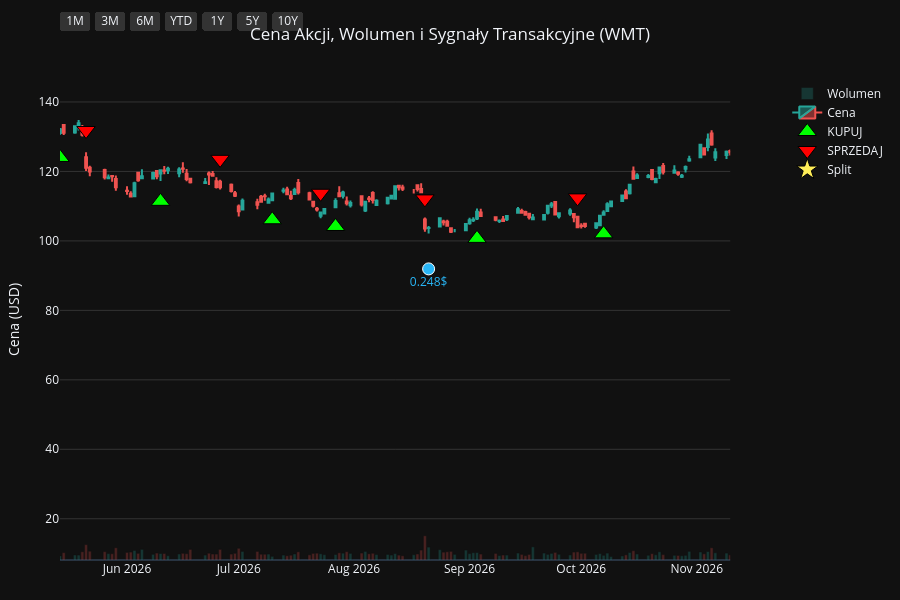
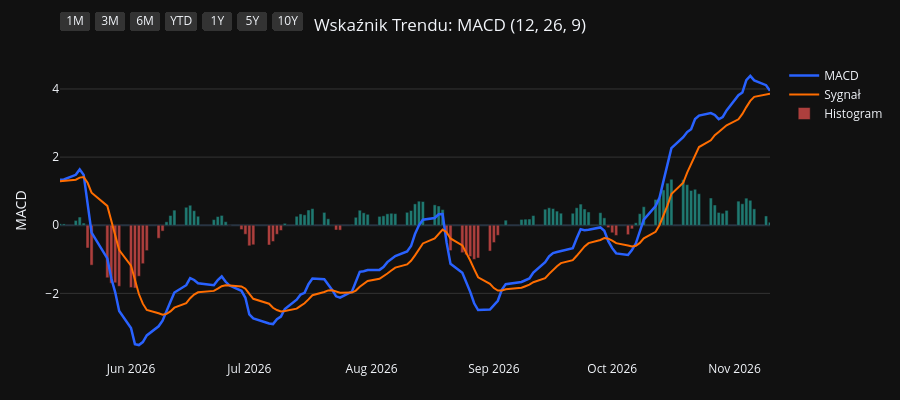
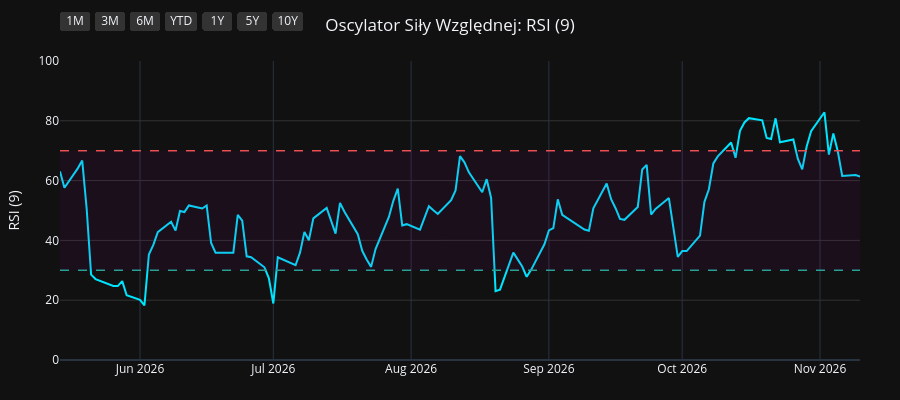
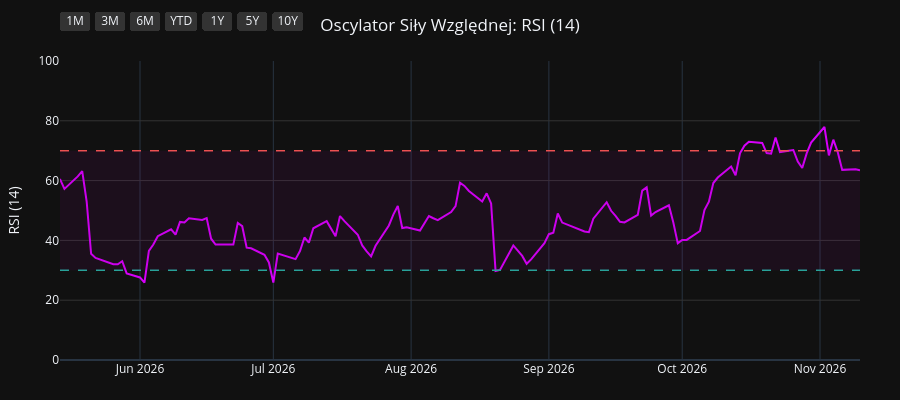

Here is the notebook cell these charts were saved with, in order:
### Code cell
import os
import yfinance as yf
import pandas as pd
import pandas_ta as ta
import plotly.graph_objects as go
from plotly.subplots import make_subplots

# 1. Pobranie i przygotowanie danych
symbol = os.environ.get("STOCK_TICKER", "").strip().upper()
if not symbol:
    raise RuntimeError("Set STOCK_TICKER before running price_extractor.ipynb")
df = yf.Ticker(symbol).history(period="10y")
df.index = df.index.tz_localize(None)

# Wskaźniki i sygnały
df.ta.macd(fast=12, slow=26, signal=9, append=True)
df.ta.rsi(length=9, append=True)
df.ta.rsi(length=14, append=True)
df.ta.rsi(length=21, append=True)
df.dropna(inplace=True)

macd = df['MACD_12_26_9']
signal = df['MACDs_12_26_9']
wczorajszy_macd = macd.shift(1)
wczorajszy_signal = signal.shift(1)

df['Decyzja'] = 'BRAK'
df.loc[(macd > signal) & (wczorajszy_macd <= wczorajszy_signal), 'Decyzja'] = 'KUPUJ'
df.loc[(macd < signal) & (wczorajszy_macd >= wczorajszy_signal), 'Decyzja'] = 'SPRZEDAJ'

df_kupuj = df[df['Decyzja'] == 'KUPUJ']
df_sprzedaj = df[df['Decyzja'] == 'SPRZEDAJ']
df_dywidendy = df[df['Dividends'] > 0]
df_splity = df[df['Stock Splits'] > 0]

# Wspólna konfiguracja osi X
konfiguracja_osi_x = dict(
    type="date",
    showspikes=True, spikemode="across", spikesnap="cursor", spikedash="dot", spikecolor="#ffffff", spikethickness=1, hoverformat="%Y-%m-%d",
    rangeselector=dict(
        buttons=list([
            dict(count=1, label="1M", step="month", stepmode="backward"),
            dict(count=3, label="3M", step="month", stepmode="backward"),
            dict(count=6, label="6M", step="month", stepmode="backward"),
            dict(count=1, label="YTD", step="year", stepmode="todate"),
            dict(count=1, label="1Y", step="year", stepmode="backward"),
            dict(count=5, label="5Y", step="year", stepmode="backward"),
            dict(step="all", label="10Y")
        ]),
        bgcolor="#333333", activecolor="#2962ff", x=0, y=1.1
    )
)

# ==========================================
# WYKRES 1: CENA + WOLUMEN + SYGNAŁY
# ==========================================
fig1 = make_subplots(specs=[[{"secondary_y": True}]])

kolory_wolumenu = ['#26a69a' if row['Close'] >= row['Open'] else '#ef5350' for index, row in df.iterrows()]
fig1.add_trace(go.Bar(x=df.index, y=df['Volume'], marker_color=kolory_wolumenu, opacity=0.25, name='Wolumen'), secondary_y=True)
fig1.add_trace(go.Candlestick(x=df.index, open=df['Open'], high=df['High'], low=df['Low'], close=df['Close'], name='Cena', increasing_line_color='#26a69a', decreasing_line_color='#ef5350'), secondary_y=False)
fig1.add_trace(go.Scatter(x=df_kupuj.index, y=df_kupuj['Low'] * 0.95, customdata=df_kupuj[['Low', 'High']], mode='markers', marker=dict(symbol='triangle-up', size=16, color='#00ff00', line=dict(width=1, color='black')), name='KUPUJ', hovertemplate='KUPUJ<br>Najniższa: %{customdata[0]:.2f}<br>Najwyższa: %{customdata[1]:.2f}<extra></extra>'), secondary_y=False)
fig1.add_trace(go.Scatter(x=df_sprzedaj.index, y=df_sprzedaj['High'] * 1.05, customdata=df_sprzedaj[['Low', 'High']], mode='markers', marker=dict(symbol='triangle-down', size=16, color='#ff0000', line=dict(width=1, color='black')), name='SPRZEDAJ', hovertemplate='SPRZEDAJ<br>Najniższa: %{customdata[0]:.2f}<br>Najwyższa: %{customdata[1]:.2f}<extra></extra>'), secondary_y=False)

if not df_dywidendy.empty:
    fig1.add_trace(go.Scatter(x=df_dywidendy.index, y=df_dywidendy['Low'] * 0.90, mode='markers+text', marker=dict(symbol='circle', size=12, color='#29b6f6', line=dict(width=1, color='white')), text=df_dywidendy['Dividends'].apply(lambda x: f"{x}$"), textposition="bottom center", name='Dywidenda', showlegend=False, hovertemplate='Dywidenda: %{text}<extra></extra>', textfont=dict(color="#29b6f6")), secondary_y=False)
if not df_splity.empty:
                    fig1.add_trace(go.Scatter(x=df_splity.index, y=df_splity['High'], mode='markers+text', marker=dict(symbol='star', size=16, color='#ffee58', line=dict(width=1, color='black')), text=df_splity['Stock Splits'].apply(lambda x: f"{x:g}:1" if x >= 1 else f"1:{1 / x:g}"), textposition="top center", name='Split', hovertemplate='%{text}<extra></extra>', textfont=dict(color="#ffee58")), secondary_y=False)

fig1.update_layout(title=dict(text=f"Cena Akcji, Wolumen i Sygnały Transakcyjne ({symbol})", x=0.5, xanchor='center'), dragmode='pan', xaxis_rangeslider_visible=False, template='plotly_dark', height=600, hovermode='x unified', margin=dict(l=60, r=40, t=60, b=40))
fig1.update_xaxes(**konfiguracja_osi_x)
fig1.update_xaxes(range=[df.index.max() - pd.Timedelta(days=180), df.index.max()])
fig1.update_yaxes(title_text="Cena (USD)", secondary_y=False, gridcolor='#333333')
fig1.update_yaxes(range=[0, df['Volume'].max() * 4], showgrid=False, showticklabels=False, secondary_y=True)
fig1.show(config={'scrollZoom': True})

# ==========================================
# WYKRES 2: WSKAŹNIK MACD
# ==========================================
fig2 = go.Figure()
fig2.add_trace(go.Scatter(x=df.index, y=df['MACD_12_26_9'], line=dict(color='#2962ff', width=2.5), name='MACD'))
fig2.add_trace(go.Scatter(x=df.index, y=df['MACDs_12_26_9'], line=dict(color='#ff6d00', width=2), name='Sygnał'))
kolory_macd = ['#26a69a' if val >= 0 else '#ef5350' for val in df['MACDh_12_26_9']]
fig2.add_trace(go.Bar(x=df.index, y=df['MACDh_12_26_9'], marker_color=kolory_macd, name='Histogram', opacity=0.7))
fig2.update_layout(title=dict(text="Wskaźnik Trendu: MACD (12, 26, 9)", x=0.5, xanchor='center'), dragmode='pan', xaxis_rangeslider_visible=False, template='plotly_dark', height=400, hovermode='x unified', margin=dict(l=60, r=40, t=60, b=40))
fig2.update_xaxes(**konfiguracja_osi_x)
fig2.update_xaxes(range=[df.index.max() - pd.Timedelta(days=180), df.index.max()])
fig2.update_yaxes(title_text="MACD", gridcolor='#333333')
fig2.show(config={'scrollZoom': True})

# ==========================================
# WYKRES 3: OSCYLATOR RSI (9)
# ==========================================
fig3 = go.Figure()
fig3.add_trace(go.Scatter(x=df.index, y=df['RSI_9'], line=dict(color='#00e5ff', width=2), name='RSI (9)'))
fig3.add_hline(y=70, line_dash="dash", line_color="#ef5350", line_width=1.5)
fig3.add_hline(y=30, line_dash="dash", line_color="#26a69a", line_width=1.5)
fig3.add_hrect(y0=30, y1=70, line_width=0, fillcolor="purple", opacity=0.1)
fig3.update_layout(title=dict(text="Oscylator Siły Względnej: RSI (9)", x=0.5, xanchor='center'), dragmode='pan', xaxis_rangeslider_visible=False, template='plotly_dark', height=400, hovermode='x unified', margin=dict(l=60, r=40, t=60, b=40))
fig3.update_xaxes(**konfiguracja_osi_x)
fig3.update_xaxes(range=[df.index.max() - pd.Timedelta(days=180), df.index.max()])
fig3.update_yaxes(title_text="RSI (9)", range=[0, 100], gridcolor='#333333')
fig3.show(config={'scrollZoom': True})

# ==========================================
# WYKRES 4: OSCYLATOR RSI (14)
# ==========================================
fig4 = go.Figure()
fig4.add_trace(go.Scatter(x=df.index, y=df['RSI_14'], line=dict(color='#d500f9', width=2), name='RSI (14)'))
fig4.add_hline(y=70, line_dash="dash", line_color="#ef5350", line_width=1.5)
fig4.add_hline(y=30, line_dash="dash", line_color="#26a69a", line_width=1.5)
fig4.add_hrect(y0=30, y1=70, line_width=0, fillcolor="purple", opacity=0.1)
fig4.update_layout(title=dict(text="Oscylator Siły Względnej: RSI (14)", x=0.5, xanchor='center'), dragmode='pan', xaxis_rangeslider_visible=False, template='plotly_dark', height=400, hovermode='x unified', margin=dict(l=60, r=40, t=60, b=40))
fig4.update_xaxes(**konfiguracja_osi_x)
fig4.update_xaxes(range=[df.index.max() - pd.Timedelta(days=180), df.index.max()])
fig4.update_yaxes(title_text="RSI (14)", range=[0, 100], gridcolor='#333333')
fig4.show(config={'scrollZoom': True})

# ==========================================
# WYKRES 5: OSCYLATOR RSI (21)
# ==========================================
fig5 = go.Figure()
fig5.add_trace(go.Scatter(x=df.index, y=df['RSI_21'], line=dict(color='#64dd17', width=2), name='RSI (21)'))
fig5.add_hline(y=70, line_dash="dash", line_color="#ef5350", line_width=1.5)
fig5.add_hline(y=30, line_dash="dash", line_color="#26a69a", line_width=1.5)
fig5.add_hrect(y0=30, y1=70, line_width=0, fillcolor="purple", opacity=0.1)
fig5.update_layout(title=dict(text="Oscylator Siły Względnej: RSI (21)", x=0.5, xanchor='center'), dragmode='pan', xaxis_rangeslider_visible=False, template='plotly_dark', height=400, hovermode='x unified', margin=dict(l=60, r=40, t=60, b=40))
fig5.update_xaxes(**konfiguracja_osi_x)
fig5.update_xaxes(range=[df.index.max() - pd.Timedelta(days=180), df.index.max()])
fig5.update_yaxes(title_text="RSI (21)", range=[0, 100], gridcolor='#333333')
fig5.show(config={'scrollZoom': True})

### Figure 1 — Plotly figure (JSON) as saved in the notebook; plotly's stock layout.template omitted (floating-point values rounded to 4 significant figures; data arrays with more than 128 entries replaced by an {"elided": "..."} marker saying what was removed)
{"data": [{"marker": {"color": {"elided": "2479 str values"}}, "name": "Wolumen", "opacity": 0.25, "type": "bar", "x": {"elided": "2479 str values"}, "xaxis": "x", "y": {"elided": "2479 int values"}, "yaxis": "y2"}, {"close": {"elided": "2479 float values"}, "decreasing": {"line": {"color": "#ef5350"}}, "high": {"elided": "2479 float values"}, "increasing": {"line": {"color": "#26a69a"}}, "low": {"elided": "2479 float values"}, "name": "Cena", "open": {"elided": "2479 float values"}, "type": "candlestick", "x": {"elided": "2479 str values"}, "xaxis": "x", "yaxis": "y"}, {"customdata": {"elided": "96x2 float values"}, "hovertemplate": "KUPUJ<br>Najniższa: %{customdata[0]:.2f}<br>Najwyższa: %{customdata[1]:.2f}<extra></extra>", "marker": {"color": "#00ff00", "line": {"color": "black", "width": 1}, "size": 16, "symbol": "triangle-up"}, "mode": "markers", "name": "KUPUJ", "type": "scatter", "x": ["2017-02-03T00:00:00", "2017-03-30T00:00:00", "2017-05-19T00:00:00", "2017-07-14T00:00:00", "2017-09-14T00:00:00", "2017-10-09T00:00:00", "2017-11-10T00:00:00", "2017-11-16T00:00:00", "2018-01-17T00:00:00", "2018-03-15T00:00:00", "2018-05-16T00:00:00", "2018-05-21T00:00:00", "2018-06-04T00:00:00", "2018-07-09T00:00:00", "2018-10-10T00:00:00", "2018-10-17T00:00:00", "2018-12-28T00:00:00", "2019-02-13T00:00:00", "2019-03-18T00:00:00", "2019-04-08T00:00:00", "2019-05-22T00:00:00", "2019-07-11T00:00:00", "2019-08-16T00:00:00", "2019-10-11T00:00:00", "2019-10-17T00:00:00", "2019-11-08T00:00:00", "2019-11-13T00:00:00", "2019-12-09T00:00:00", "2020-01-28T00:00:00", "2020-02-04T00:00:00", "2020-03-05T00:00:00", "2020-03-18T00:00:00", "2020-04-02T00:00:00", "2020-06-23T00:00:00", "2020-06-30T00:00:00", "2020-08-17T00:00:00", "2020-08-28T00:00:00", "2020-10-01T00:00:00", "2020-11-06T00:00:00", "2021-01-05T00:00:00", "2021-01-26T00:00:00", "2021-02-08T00:00:00", "2021-03-11T00:00:00", "2021-05-06T00:00:00", "2021-05-19T00:00:00", "2021-06-30T00:00:00", "2021-10-12T00:00:00", "2021-12-13T00:00:00", "2022-02-03T00:00:00", "2022-02-18T00:00:00", "2022-02-25T00:00:00", "2022-06-03T00:00:00", "2022-08-12T00:00:00", "2022-09-09T00:00:00", "2022-10-18T00:00:00", "2022-11-15T00:00:00", "2023-01-06T00:00:00", "2023-01-27T00:00:00", "2023-02-10T00:00:00", "2023-03-17T00:00:00", "2023-06-07T00:00:00", "2023-06-30T00:00:00", "2023-07-21T00:00:00", "2023-08-07T00:00:00", "2023-08-30T00:00:00", "2023-10-17T00:00:00", "2023-12-15T00:00:00", "2024-02-20T00:00:00", "2024-04-29T00:00:00", "2024-05-07T00:00:00", "2024-06-24T00:00:00", "2024-07-08T00:00:00", "2024-07-17T00:00:00", "2024-08-15T00:00:00", "2024-10-23T00:00:00", "2024-11-06T00:00:00", "2024-11-19T00:00:00", "2025-01-22T00:00:00", "2025-03-27T00:00:00", "2025-04-09T00:00:00", "2025-06-03T00:00:00", "2025-06-25T00:00:00", "2025-06-27T00:00:00", "2025-07-24T00:00:00", "2025-09-05T00:00:00", "2025-10-14T00:00:00", "2025-11-20T00:00:00", "2026-01-12T00:00:00", "2026-02-02T00:00:00", "2026-03-31T00:00:00", "2026-05-14T00:00:00", "2026-06-10T00:00:00", "2026-07-10T00:00:00", "2026-07-27T00:00:00", "2026-09-03T00:00:00", "2026-10-07T00:00:00"], "xaxis": "x", "y": [17.93, 19.2, 21.28, 20.78, 21.82, 21.87, 24.84, 26.09, 27.88, 23.92, 23.75, 23.49, 23.35, 23.76, 26.98, 26.75, 25.98, 27.52, 28.0, 28.0, 28.95, 32.38, 32.26, 34.18, 34.36, 34.24, 34.16, 34.46, 33.53, 33.22, 32.94, 33.11, 32.63, 35.29, 34.58, 39.21, 40.38, 41.08, 42.05, 42.48, 42.77, 42.47, 38.67, 41.33, 41.64, 41.1, 41.37, 41.82, 41.74, 40.97, 40.05, 37.64, 39.23, 41.14, 40.3, 43.69, 43.76, 43.0, 43.13, 41.91, 45.57, 47.33, 48.14, 48.65, 49.07, 49.22, 46.67, 53.97, 55.57, 55.67, 63.17, 64.52, 65.08, 67.71, 76.32, 76.56, 80.15, 86.51, 79.49, 77.84, 92.64, 91.31, 90.38, 89.62, 93.78, 96.93, 96.73, 109.9, 112.4, 116.2, 124.0, 111.4, 106.1, 104.1, 100.7, 102.0], "yaxis": "y"}, {"customdata": {"elided": "95x2 float values"}, "hovertemplate": "SPRZEDAJ<br>Najniższa: %{customdata[0]:.2f}<br>Najwyższa: %{customdata[1]:.2f}<extra></extra>", "marker": {"color": "#ff0000", "line": {"color": "black", "width": 1}, "size": 16, "symbol": "triangle-down"}, "mode": "markers", "name": "SPRZEDAJ", "type": "scatter", "x": ["2017-03-06T00:00:00", "2017-05-12T00:00:00", "2017-06-07T00:00:00", "2017-08-17T00:00:00", "2017-09-25T00:00:00", "2017-10-31T00:00:00", "2017-11-15T00:00:00", "2017-12-01T00:00:00", "2018-02-02T00:00:00", "2018-05-08T00:00:00", "2018-05-18T00:00:00", "2018-05-22T00:00:00", "2018-07-06T00:00:00", "2018-08-30T00:00:00", "2018-10-11T00:00:00", "2018-11-14T00:00:00", "2019-01-30T00:00:00", "2019-02-27T00:00:00", "2019-03-22T00:00:00", "2019-04-29T00:00:00", "2019-06-28T00:00:00", "2019-07-18T00:00:00", "2019-10-01T00:00:00", "2019-10-16T00:00:00", "2019-10-18T00:00:00", "2019-11-11T00:00:00", "2019-11-20T00:00:00", "2019-12-23T00:00:00", "2020-02-03T00:00:00", "2020-02-25T00:00:00", "2020-03-12T00:00:00", "2020-03-25T00:00:00", "2020-04-28T00:00:00", "2020-06-29T00:00:00", "2020-07-29T00:00:00", "2020-08-20T00:00:00", "2020-09-10T00:00:00", "2020-10-22T00:00:00", "2020-12-02T00:00:00", "2021-01-19T00:00:00", "2021-01-27T00:00:00", "2021-02-18T00:00:00", "2021-04-26T00:00:00", "2021-05-07T00:00:00", "2021-06-02T00:00:00", "2021-08-25T00:00:00", "2021-11-10T00:00:00", "2022-01-20T00:00:00", "2022-02-07T00:00:00", "2022-02-24T00:00:00", "2022-04-25T00:00:00", "2022-08-04T00:00:00", "2022-08-26T00:00:00", "2022-09-14T00:00:00", "2022-11-14T00:00:00", "2022-12-05T00:00:00", "2023-01-18T00:00:00", "2023-02-06T00:00:00", "2023-02-24T00:00:00", "2023-04-26T00:00:00", "2023-06-29T00:00:00", "2023-07-07T00:00:00", "2023-08-04T00:00:00", "2023-08-15T00:00:00", "2023-09-21T00:00:00", "2023-11-16T00:00:00", "2024-02-14T00:00:00", "2024-03-18T00:00:00", "2024-04-30T00:00:00", "2024-06-12T00:00:00", "2024-06-25T00:00:00", "2024-07-12T00:00:00", "2024-07-22T00:00:00", "2024-09-18T00:00:00", "2024-10-29T00:00:00", "2024-11-18T00:00:00", "2024-12-13T00:00:00", "2025-02-20T00:00:00", "2025-04-08T00:00:00", "2025-05-12T00:00:00", "2025-06-05T00:00:00", "2025-06-26T00:00:00", "2025-07-10T00:00:00", "2025-08-18T00:00:00", "2025-09-25T00:00:00", "2025-10-27T00:00:00", "2025-12-19T00:00:00", "2026-01-26T00:00:00", "2026-02-19T00:00:00", "2026-05-11T00:00:00", "2026-05-21T00:00:00", "2026-06-26T00:00:00", "2026-07-23T00:00:00", "2026-08-20T00:00:00", "2026-09-30T00:00:00"], "xaxis": "x", "y": [21.01, 23.06, 24.05, 24.29, 24.38, 26.62, 27.65, 29.74, 32.58, 26.43, 26.16, 26.27, 26.29, 30.07, 30.0, 32.14, 30.32, 30.82, 31.35, 32.12, 35.31, 36.34, 37.9, 38.22, 38.37, 38.06, 38.33, 38.57, 36.88, 37.42, 35.63, 36.6, 41.81, 38.59, 42.52, 42.76, 45.5, 46.8, 49.41, 47.14, 48.05, 45.72, 45.68, 46.42, 46.42, 49.08, 49.19, 47.69, 46.24, 44.57, 52.18, 43.5, 45.71, 45.61, 47.87, 51.11, 48.37, 47.65, 47.86, 50.97, 52.3, 52.82, 54.16, 54.53, 55.79, 54.08, 57.49, 62.4, 61.79, 68.83, 69.5, 72.01, 73.27, 81.89, 85.44, 87.5, 97.85, 103.5, 90.13, 101.8, 103.5, 101.1, 100.5, 105.0, 107.8, 110.7, 120.3, 124.0, 135.7, 136.8, 131.8, 123.5, 113.7, 112.1, 112.4], "yaxis": "y"}, {"hovertemplate": "Dywidenda: %{text}<extra></extra>", "marker": {"color": "#29b6f6", "line": {"color": "white", "width": 1}, "size": 12, "symbol": "circle"}, "mode": "markers+text", "name": "Dywidenda", "showlegend": false, "text": ["0.17$", "0.17$", "0.17$", "0.17$", "0.173333$", "0.173333$", "0.173333$", "0.173333$", "0.176667$", "0.176667$", "0.176667$", "0.176667$", "0.18$", "0.18$", "0.18$", "0.18$", "0.183333$", "0.183333$", "0.183333$", "0.183333$", "0.186667$", "0.186667$", "0.186667$", "0.186667$", "0.19$", "0.19$", "0.19$", "0.19$", "0.208$", "0.208$", "0.208$", "0.208$", "0.235$", "0.235$", "0.235$", "0.235$", "0.248$", "0.248$", "0.248$"], "textfont": {"color": "#29b6f6"}, "textposition": "bottom center", "type": "scatter", "x": ["2017-03-08T00:00:00", "2017-05-10T00:00:00", "2017-08-09T00:00:00", "2017-12-07T00:00:00", "2018-03-08T00:00:00", "2018-05-10T00:00:00", "2018-08-09T00:00:00", "2018-12-06T00:00:00", "2019-03-14T00:00:00", "2019-05-09T00:00:00", "2019-08-08T00:00:00", "2019-12-05T00:00:00", "2020-03-19T00:00:00", "2020-05-07T00:00:00", "2020-08-13T00:00:00", "2020-12-10T00:00:00", "2021-03-18T00:00:00", "2021-05-06T00:00:00", "2021-08-12T00:00:00", "2021-12-09T00:00:00", "2022-03-17T00:00:00", "2022-05-05T00:00:00", "2022-08-11T00:00:00", "2022-12-08T00:00:00", "2023-03-16T00:00:00", "2023-05-04T00:00:00", "2023-08-10T00:00:00", "2023-12-07T00:00:00", "2024-03-14T00:00:00", "2024-05-09T00:00:00", "2024-08-16T00:00:00", "2024-12-13T00:00:00", "2025-03-21T00:00:00", "2025-05-09T00:00:00", "2025-08-15T00:00:00", "2025-12-12T00:00:00", "2026-03-20T00:00:00", "2026-05-08T00:00:00", "2026-08-21T00:00:00"], "xaxis": "x", "y": [17.91, 19.75, 21.11, 25.35, 23.04, 21.77, 23.7, 25.0, 26.34, 26.83, 29.39, 32.17, 32.37, 33.58, 36.28, 40.82, 36.34, 39.15, 41.94, 38.4, 40.52, 43.16, 36.82, 42.57, 39.79, 43.3, 46.52, 44.42, 53.23, 52.84, 64.1, 82.42, 75.31, 85.74, 88.84, 102.9, 105.8, 116.9, 91.94], "yaxis": "y"}, {"hovertemplate": "%{text}<extra></extra>", "marker": {"color": "#ffee58", "line": {"color": "black", "width": 1}, "size": 16, "symbol": "star"}, "mode": "markers+text", "name": "Split", "text": ["3:1"], "textfont": {"color": "#ffee58"}, "textposition": "top center", "type": "scatter", "x": ["2024-02-26T00:00:00"], "xaxis": "x", "y": [58.2], "yaxis": "y"}], "layout": {"dragmode": "pan", "height": 600, "hovermode": "x unified", "margin": {"b": 40, "l": 60, "r": 40, "t": 60}, "title": {"text": "Cena Akcji, Wolumen i Sygnały Transakcyjne (WMT)", "x": 0.5, "xanchor": "center"}, "xaxis": {"anchor": "y", "domain": [0.0, 0.94], "hoverformat": "%Y-%m-%d", "range": ["2026-05-14T00:00:00", "2026-11-10T00:00:00"], "rangeselector": {"activecolor": "#2962ff", "bgcolor": "#333333", "buttons": [{"count": 1, "label": "1M", "step": "month", "stepmode": "backward"}, {"count": 3, "label": "3M", "step": "month", "stepmode": "backward"}, {"count": 6, "label": "6M", "step": "month", "stepmode": "backward"}, {"count": 1, "label": "YTD", "step": "year", "stepmode": "todate"}, {"count": 1, "label": "1Y", "step": "year", "stepmode": "backward"}, {"count": 5, "label": "5Y", "step": "year", "stepmode": "backward"}, {"label": "10Y", "step": "all"}], "x": 0, "y": 1.1}, "rangeslider": {"visible": false}, "showspikes": true, "spikecolor": "#ffffff", "spikedash": "dot", "spikemode": "across", "spikesnap": "cursor", "spikethickness": 1, "type": "date"}, "yaxis": {"anchor": "x", "domain": [0.0, 1.0], "gridcolor": "#333333", "title": {"text": "Cena (USD)"}}, "yaxis2": {"anchor": "x", "overlaying": "y", "range": [0, 1660578400], "showgrid": false, "showticklabels": false, "side": "right"}}}

### Figure 2 — Plotly figure (JSON) as saved in the notebook; plotly's stock layout.template omitted (floating-point values rounded to 4 significant figures; data arrays with more than 128 entries replaced by an {"elided": "..."} marker saying what was removed)
{"data": [{"line": {"color": "#2962ff", "width": 2.5}, "name": "MACD", "type": "scatter", "x": {"elided": "2479 str values"}, "y": {"elided": "2479 float values"}}, {"line": {"color": "#ff6d00", "width": 2}, "name": "Sygnał", "type": "scatter", "x": {"elided": "2479 str values"}, "y": {"elided": "2479 float values"}}, {"marker": {"color": {"elided": "2479 str values"}}, "name": "Histogram", "opacity": 0.7, "type": "bar", "x": {"elided": "2479 str values"}, "y": {"elided": "2479 float values"}}], "layout": {"dragmode": "pan", "height": 400, "hovermode": "x unified", "margin": {"b": 40, "l": 60, "r": 40, "t": 60}, "title": {"text": "Wskaźnik Trendu: MACD (12, 26, 9)", "x": 0.5, "xanchor": "center"}, "xaxis": {"hoverformat": "%Y-%m-%d", "range": ["2026-05-14T00:00:00", "2026-11-10T00:00:00"], "rangeselector": {"activecolor": "#2962ff", "bgcolor": "#333333", "buttons": [{"count": 1, "label": "1M", "step": "month", "stepmode": "backward"}, {"count": 3, "label": "3M", "step": "month", "stepmode": "backward"}, {"count": 6, "label": "6M", "step": "month", "stepmode": "backward"}, {"count": 1, "label": "YTD", "step": "year", "stepmode": "todate"}, {"count": 1, "label": "1Y", "step": "year", "stepmode": "backward"}, {"count": 5, "label": "5Y", "step": "year", "stepmode": "backward"}, {"label": "10Y", "step": "all"}], "x": 0, "y": 1.1}, "rangeslider": {"visible": false}, "showspikes": true, "spikecolor": "#ffffff", "spikedash": "dot", "spikemode": "across", "spikesnap": "cursor", "spikethickness": 1, "type": "date"}, "yaxis": {"gridcolor": "#333333", "title": {"text": "MACD"}}}}

### Figure 3 — Plotly figure (JSON) as saved in the notebook; plotly's stock layout.template omitted (floating-point values rounded to 4 significant figures; data arrays with more than 128 entries replaced by an {"elided": "..."} marker saying what was removed)
{"data": [{"line": {"color": "#00e5ff", "width": 2}, "name": "RSI (9)", "type": "scatter", "x": {"elided": "2479 str values"}, "y": {"elided": "2479 float values"}}], "layout": {"dragmode": "pan", "height": 400, "hovermode": "x unified", "margin": {"b": 40, "l": 60, "r": 40, "t": 60}, "shapes": [{"line": {"color": "#ef5350", "dash": "dash", "width": 1.5}, "type": "line", "x0": 0, "x1": 1, "xref": "x domain", "y0": 70, "y1": 70, "yref": "y"}, {"line": {"color": "#26a69a", "dash": "dash", "width": 1.5}, "type": "line", "x0": 0, "x1": 1, "xref": "x domain", "y0": 30, "y1": 30, "yref": "y"}, {"fillcolor": "purple", "line": {"width": 0}, "opacity": 0.1, "type": "rect", "x0": 0, "x1": 1, "xref": "x domain", "y0": 30, "y1": 70, "yref": "y"}], "title": {"text": "Oscylator Siły Względnej: RSI (9)", "x": 0.5, "xanchor": "center"}, "xaxis": {"hoverformat": "%Y-%m-%d", "range": ["2026-05-14T00:00:00", "2026-11-10T00:00:00"], "rangeselector": {"activecolor": "#2962ff", "bgcolor": "#333333", "buttons": [{"count": 1, "label": "1M", "step": "month", "stepmode": "backward"}, {"count": 3, "label": "3M", "step": "month", "stepmode": "backward"}, {"count": 6, "label": "6M", "step": "month", "stepmode": "backward"}, {"count": 1, "label": "YTD", "step": "year", "stepmode": "todate"}, {"count": 1, "label": "1Y", "step": "year", "stepmode": "backward"}, {"count": 5, "label": "5Y", "step": "year", "stepmode": "backward"}, {"label": "10Y", "step": "all"}], "x": 0, "y": 1.1}, "rangeslider": {"visible": false}, "showspikes": true, "spikecolor": "#ffffff", "spikedash": "dot", "spikemode": "across", "spikesnap": "cursor", "spikethickness": 1, "type": "date"}, "yaxis": {"gridcolor": "#333333", "range": [0, 100], "title": {"text": "RSI (9)"}}}}

### Figure 4 — Plotly figure (JSON) as saved in the notebook; plotly's stock layout.template omitted (floating-point values rounded to 4 significant figures; data arrays with more than 128 entries replaced by an {"elided": "..."} marker saying what was removed)
{"data": [{"line": {"color": "#d500f9", "width": 2}, "name": "RSI (14)", "type": "scatter", "x": {"elided": "2479 str values"}, "y": {"elided": "2479 float values"}}], "layout": {"dragmode": "pan", "height": 400, "hovermode": "x unified", "margin": {"b": 40, "l": 60, "r": 40, "t": 60}, "shapes": [{"line": {"color": "#ef5350", "dash": "dash", "width": 1.5}, "type": "line", "x0": 0, "x1": 1, "xref": "x domain", "y0": 70, "y1": 70, "yref": "y"}, {"line": {"color": "#26a69a", "dash": "dash", "width": 1.5}, "type": "line", "x0": 0, "x1": 1, "xref": "x domain", "y0": 30, "y1": 30, "yref": "y"}, {"fillcolor": "purple", "line": {"width": 0}, "opacity": 0.1, "type": "rect", "x0": 0, "x1": 1, "xref": "x domain", "y0": 30, "y1": 70, "yref": "y"}], "title": {"text": "Oscylator Siły Względnej: RSI (14)", "x": 0.5, "xanchor": "center"}, "xaxis": {"hoverformat": "%Y-%m-%d", "range": ["2026-05-14T00:00:00", "2026-11-10T00:00:00"], "rangeselector": {"activecolor": "#2962ff", "bgcolor": "#333333", "buttons": [{"count": 1, "label": "1M", "step": "month", "stepmode": "backward"}, {"count": 3, "label": "3M", "step": "month", "stepmode": "backward"}, {"count": 6, "label": "6M", "step": "month", "stepmode": "backward"}, {"count": 1, "label": "YTD", "step": "year", "stepmode": "todate"}, {"count": 1, "label": "1Y", "step": "year", "stepmode": "backward"}, {"count": 5, "label": "5Y", "step": "year", "stepmode": "backward"}, {"label": "10Y", "step": "all"}], "x": 0, "y": 1.1}, "rangeslider": {"visible": false}, "showspikes": true, "spikecolor": "#ffffff", "spikedash": "dot", "spikemode": "across", "spikesnap": "cursor", "spikethickness": 1, "type": "date"}, "yaxis": {"gridcolor": "#333333", "range": [0, 100], "title": {"text": "RSI (14)"}}}}
